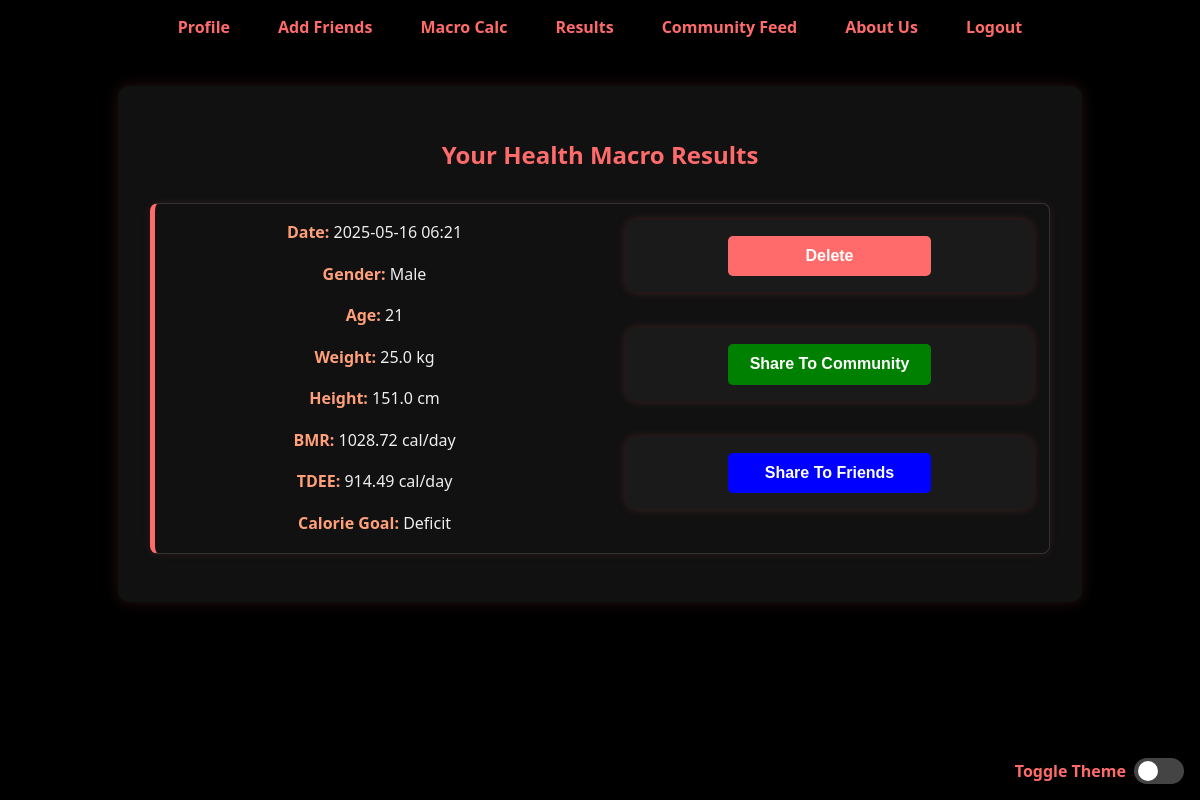
Screenshot of /results (signed in) with the database file from the repository.
### app/models.py (models this page shows)
class MacroPost(db.Model):
    id = db.Column(db.Integer, primary_key=True)
    gender = db.Column(db.String(10), nullable=False)
    age = db.Column(db.Integer, nullable=False)
    weight = db.Column(db.Float, nullable=False)
    height = db.Column(db.Float, nullable=False)
    bmr = db.Column(db.Float, nullable=False)
    tdee = db.Column(db.Float, nullable=False)
    calorie_goal = db.Column(db.String(10), nullable=False, server_default='maintain')
    timestamp = db.Column(db.DateTime, server_default=db.func.now())
    user_id = db.Column(db.Integer, db.ForeignKey('user.id'), nullable=False)
    user = db.relationship('User', backref=db.backref('macroposts', lazy=True))

### app/routes.py (the view)
@app.route("/results")
def results():
    macro_posts = []
    if current_user.is_authenticated:
        macro_posts = MacroPost.query.filter_by(user_id=current_user.id).order_by(MacroPost.timestamp.desc()).all()
    return render_template("results.html", macro_posts=macro_posts)

### app/__init__.py (called while the page is built)
@login_manager.user_loader
def load_user(user_id):
    return db.session.get(User, int(user_id))

### app/routes.py (called while the page is built)
@app.after_request
def add_security_headers(response):
    response.headers['X-Content-Type-Options'] = 'nosniff'
    response.headers['X-Frame-Options'] = 'DENY'
    response.headers['X-Content-Type-Options'] = 'nosniff'
    response.headers['X-XSS-Protection'] = '1; mode=block'
    return response

### app/templates/results.html (shortened to what this page needs)
{% extends "base.html" %}
{% import "./components/resultTab.html" as ui %}
 {% block content %}
<section>
  <h1>Your Health Macro Results</h1>
  {% if macro_posts and macro_posts|length > 0 %}
  <div class="macro-history">
    <ul>
      {% for post in macro_posts %}
      <li>
        <div class="info">
          {{ ui.history_item(post) }}
        </div>
        <div class="actions">
          {{ ui.delete_button(post.id) }}
          {{ ui.community_share_button(post.id) }}
          {{ ui.friend_share_button(post.id) }}
        </div>
      </li>
      {% endfor %}
    </ul>
  </div>
  {% endif %}
</section>
{% endblock %}

### app/templates/components/resultTab.html (shortened to what this page needs)
{% macro history_item(post) %}
<p><strong>Date:</strong> {{ post.timestamp.strftime('%Y-%m-%d %H:%M') }}</p>
<p><strong>Gender:</strong> {{ post.gender|capitalize }}</p>
<p><strong>Age:</strong> {{ post.age }}</p>
<p><strong>Weight:</strong> {{ post.weight }} kg</p>
<p><strong>Height:</strong> {{ post.height }} cm</p>
<p><strong>BMR:</strong> {{ post.bmr }} cal/day</p>
<p><strong>TDEE:</strong> {{ post.tdee }} cal/day</p>
<p><strong>Calorie Goal:</strong> {{ post.calorie_goal|capitalize }}</p>
{% endmacro %}
{% macro delete_button(post_id) %}
<form
  action="{{ url_for('delete_macro_post', post_id=post_id) }}"
  method="post"
  onsubmit="return confirm('Are you sure you want to delete this entry?');"
>
  <button type="submit">Delete</button>
</form>
{% endmacro %}
{% macro community_share_button(post_id) %}
<form action="{{ url_for('create_feed_post', post_id=post_id) }}" method="POST">
  <button style="background-color: green" type="submit">
    Share To Community
  </button>
</form>
{% endmacro %}
{% macro friend_share_button(post_id) %}
<form action="{{ url_for('feed') }}" method="GET">
  <button style="background-color: blue" type="submit">Share To Friends</button>
</form>
{% endmacro %}

### app/static/css/style.css (style rules this page uses)
body { background-color: #000; color: #eee; font-family: 'Segoe UI', Tahoma, Geneva, Verdana, sans-serif; margin: 0; padding: 0; }
h1, h2 { color: #ff6b6b; text-align: center; }
form { background-color: #1a1a1a; padding: 2rem; border-radius: 10px; max-width: 500px; margin: 2rem auto; box-shadow: 0 0 10px rgba(255, 107, 107, 0.2); }
input, select, button { width: 100%; padding: 0.7rem; margin-top: 0.5rem; border-radius: 5px; border: none; background-color: #333; color: #fff; font-size: 1rem; }
button { background-color: #ff6b6b; color: #000; font-weight: bold; margin-top: 1.5rem; cursor: pointer; transition: background-color 0.3s; }
section { background-color: #111; color: #eee; max-width: 900px; margin: 2rem auto; padding: 2rem; border-radius: 10px; box-shadow: 0 0 15px rgba(255, 107, 107, 0.15); }
section p { font-size: 1rem; line-height: 1.6; }
.macro-history { margin-top: 2rem; }
.macro-history ul { list-style: none; padding: 0px; margin: 0px; }
.macro-history li { text-align: center; border: 1px solid #333; border-left: 5px solid #ff6b6b; border-radius: 8px; margin-bottom: 1rem; box-shadow: 0 0 8px rgba(255, 107, 107, 0.1); transition: transform 0.2s ease; display: flex; justify-content: space-between; align-items: flex-start; gap: 1rem; }
.macro-history strong { color: #ffa07a; }
.macro-history .info { justify-content: left; }
.macro-history .info p { margin-block: 1rem; }
.macro-history li .info { display: inline-table; grid-template-columns: repeat(auto-fit, minmax(120px, 1fr)); gap: 0.25rem 1rem; flex: 0.5; }
.macro-history .actions { display: flex; flex-direction: column; }
.macro-history li .actions { display: block; align-self: start; gap: 0.5rem; display: flex; flex-direction: column; flex-shrink: 0; gap: 0.25rem 1rem; flex: 0.5; }
.macro-history button { width: 50%; margin-block: 1rem; color: white; }
.macro-history form { padding: 0; margin: 1rem; }

### rows the page displays
MacroPost: timestamp "2025-05-16 06:21", gender "Male", age "21", weight "25.0", height "151.0", bmr "1028.72", tdee "914.49", calorie_goal "Deficit"
